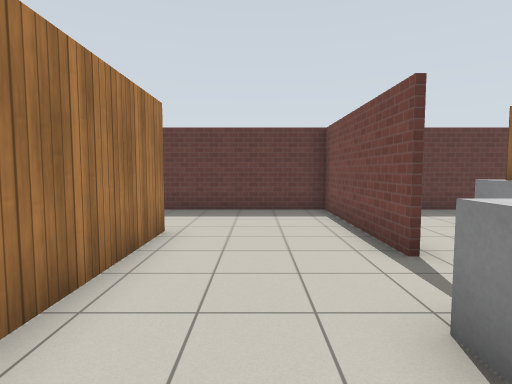
View 1 (above)

24 first-person views from a walk through a robot-simulator world made for Gazebo. The camera is 1.2 m above the floor, tilts 4° down and sees 80° across. The floor is counted in squares, 1 m on a side. Each view is taken from the middle of a square. On the plan, view 1 faces up. The plan holds only what a view shows up to about 13 squares ahead; the rest is blank. Gazebo's built-in surfaces are drawn with simple patterns.

View 2
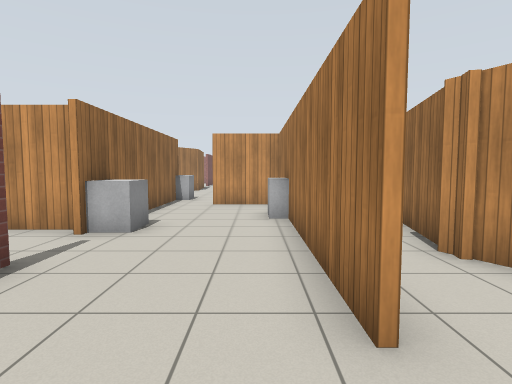

View 3
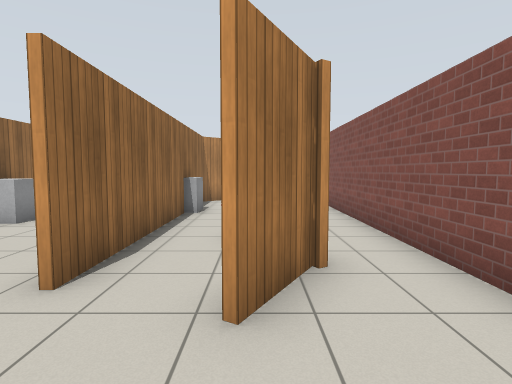

View 4
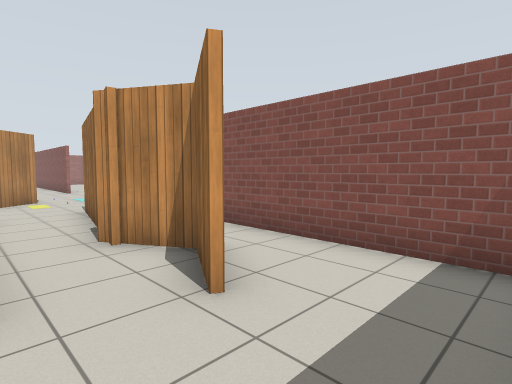

View 5
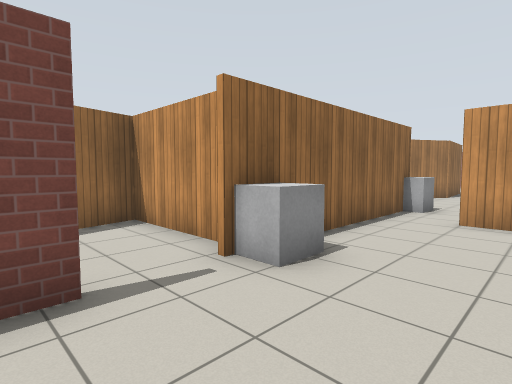

View 6
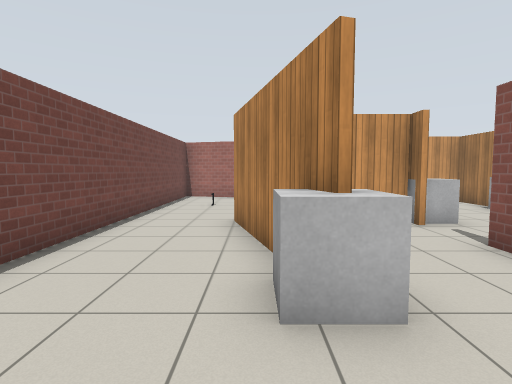

View 7
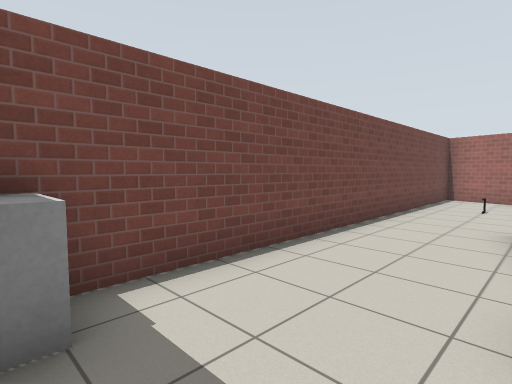

View 8
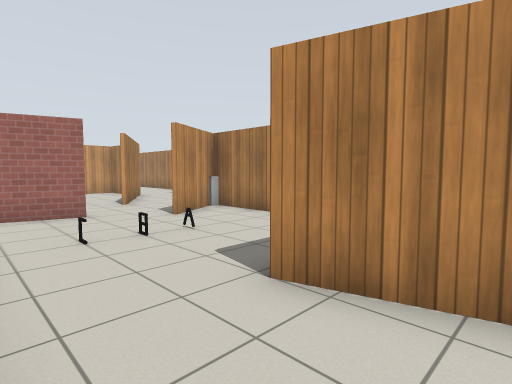

View 9
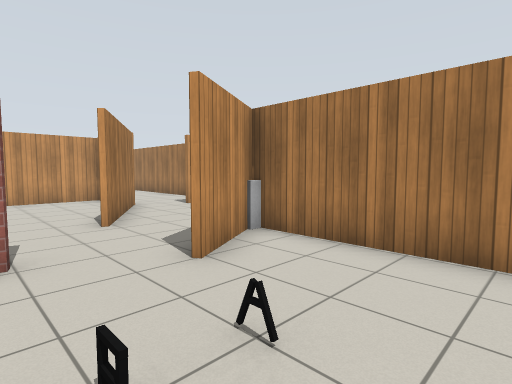

View 10
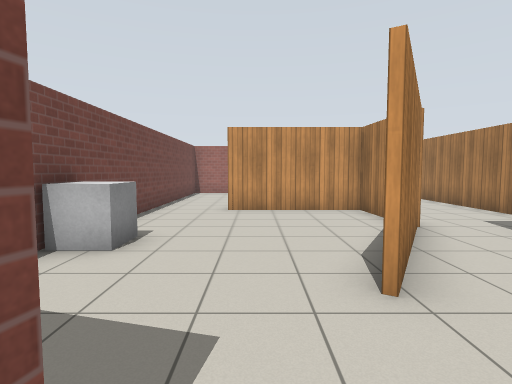

View 11
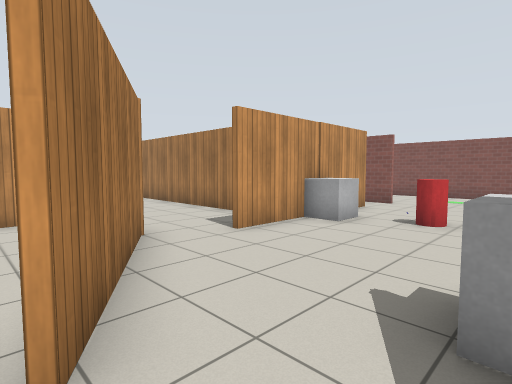

View 12
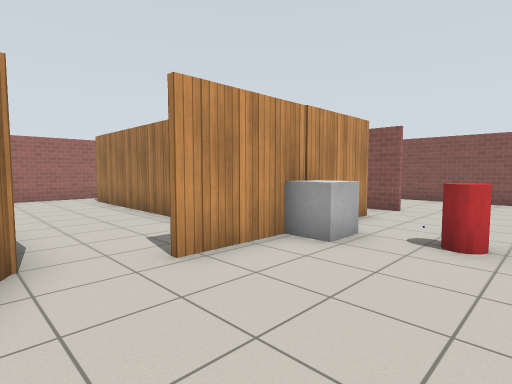

View 13
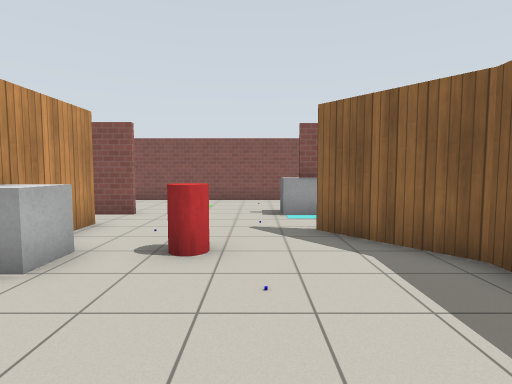

View 14
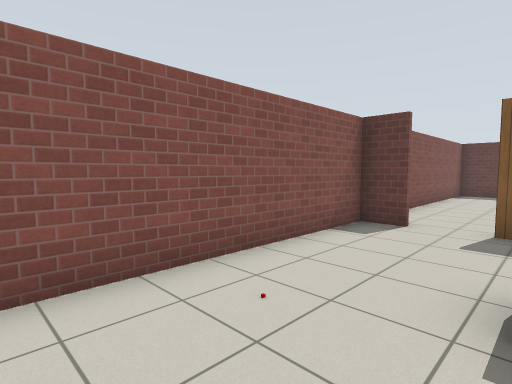

View 15
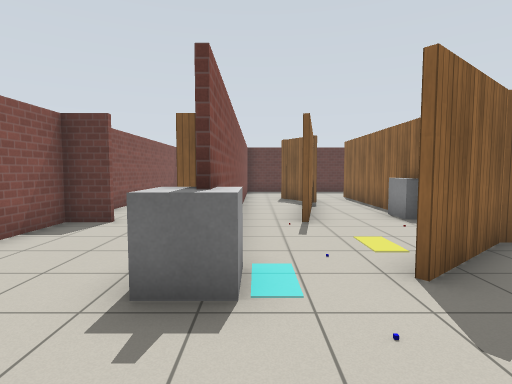

View 16
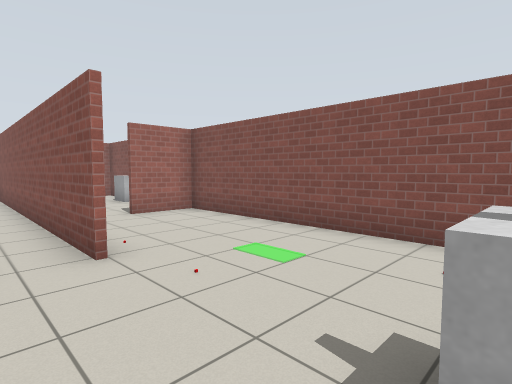

View 17
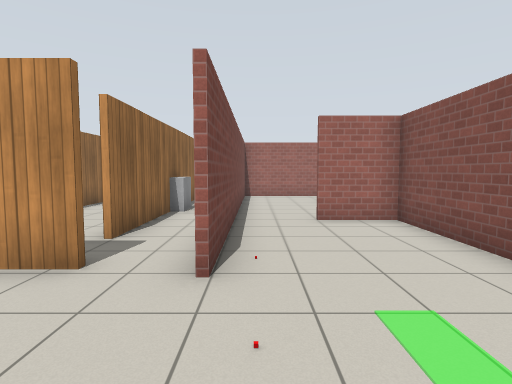

View 18
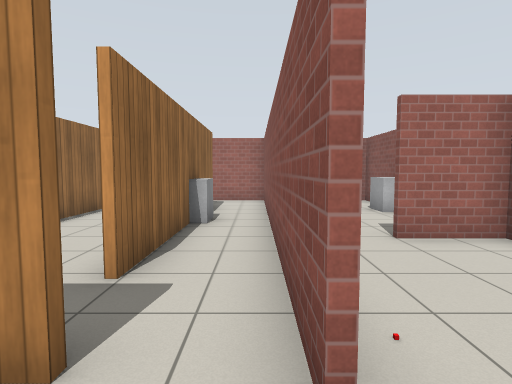

View 19
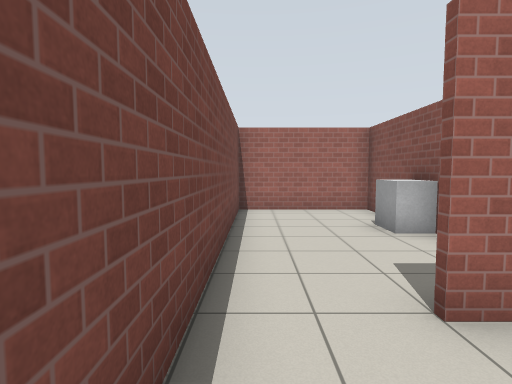

View 20
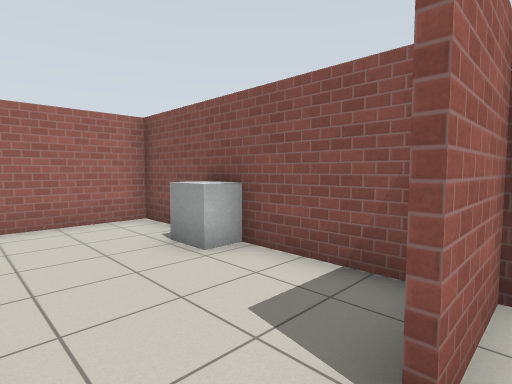

View 21
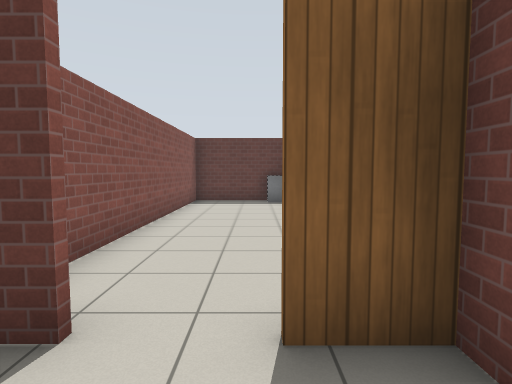

View 22
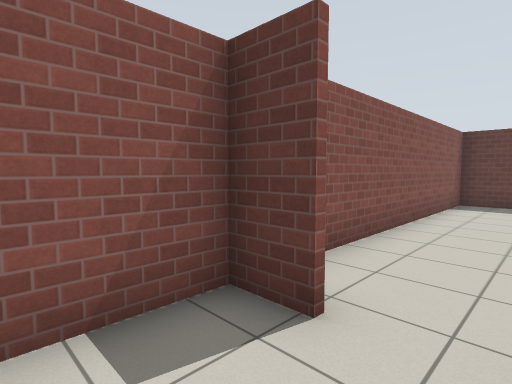

View 23
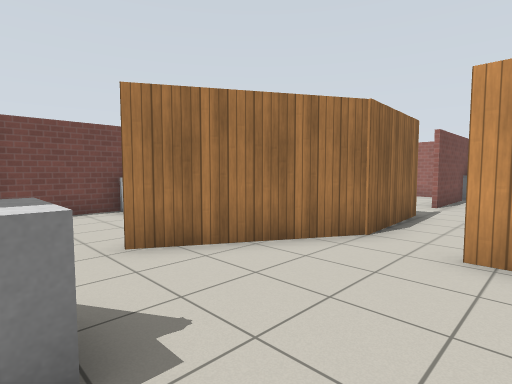

View 24
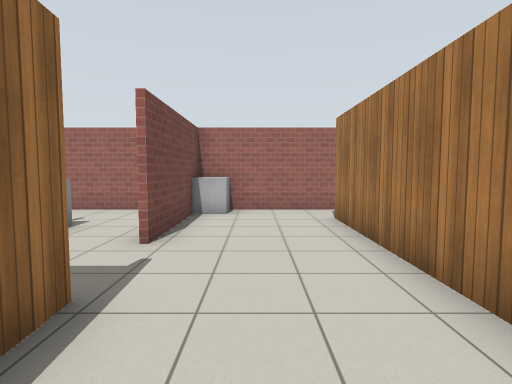

### Floor plan
Points are (right, up) in squares from view 1. A wall is a line through its corners. A room is listed if a view was taken in it or the views show most of it. See-through windows are left out.
Room 1 (views 1, 2, 3, 4, 5)
walls: (-1.8, 6.1) (-1.8, -2.8); (-4.1, 3.9) (-4.8, 5.1) (-3.9, 6.7); (2.1, 4.1) (2.1, 9.3) (-2.9, 9.3); (2.4, 4.6) (2.4, 4.1); (2.5, 1.9) (6.3, 1.9) (6, 3.2); (-2, -2.8) (0.6, -2.8); (-6.5, 8.6) (-6.5, 1.4); (2.1, -2.6) (2.1, 0.6)
ways out: opening at (3.5, 5) to room 2; opening at (-6, 1) to room 4; opening at (-3, 6) to room 4; opening at (1, -3) to room 4
objects: grey box (2, 1) to (2, 2)
Room 2 (views 6, 7, 8, 9, 10)
walls: (5.5, 5.7) (6.5, 1.7); (2.4, -0.2) (2.4, -4.5); (7.8, 9.3) (5, 9.3); (6.5, -4.6) (9.3, -5.3) (9.3, 8.4); (2.9, -4.4) (4.7, -3.4)
ways out: opening at (3.5, 5) to room 1; opening at (5.5, -3.5) to room 3
objects: black box (5, -2); black box (5, -1); grey box (5, 6) to (6, 6); black post (6, -2); other object (8, -2); grey box (9, 9)
Room 3 (view 11)
walls: (9.3, -12.4) (9.3, -5.8); (2.7, -11.6) (2.8, -13.3) (6.9, -13.3)
ways out: opening at (5.5, -3.5) to room 2; opening at (4, -5.5) to room 4; opening at (8.5, -12)
objects: grey box (8, -9) to (9, -9)
Room 4 (views 12, 13, 14, 15, 16, 17, 18, 19, 21, 22, 23, 24)
walls: (-4.3, -4.7) (-2, -2.8) (-2, 6.1); (-1.9, -3) (-4.2, -4.8); (-4.9, -9.7) (0.9, -9.7); (-1.5, -3) (-2, -3); (-6.5, -1.5) (-6.5, -1) (-7.9, -1); (2.1, -4.5) (2.1, -2.6); (-1, -11.9) (-1, -18.8); (-6.5, -12.4) (-6.5, -9.2); (-9.3, -1) (-10.4, -1) (-10.4, -13.3) (-8.5, -13.3); (-6.5, 1.4) (-6.5, -3.6); (-3.9, 3.2) (-4.8, -1.1); (2.7, -13.8) (2.5, -10.5) (4.7, -6.7); (-4.8, 5.4) (-3.9, 3.9); (-3.7, 6.6) (-4.7, 4.9); (-1.5, -20.3) (3.1, -20.3) (2.8, -15.9); (-7.5, 9.3) (-10.4, 9.3) (-10.4, 0.9)
ways out: opening at (-6, 1) to room 1; opening at (-3, 6) to room 1; opening at (1, -3) to room 1; opening at (4, -5.5) to room 3; opening at (-7.5, -13) to room 5; gap at (-5, -10) to room 6; opening at (-1, -19.5); opening at (3, -14.5)
objects: grey box (-7, -5) to (-6, -4); grey box (-7, 9) to (-7, 10); red cylinder (-3, -7) to (-2, -7); grey box (-2, -9); grey box (-2, 0); grey box (2, -20); grey box (2, -5) to (3, -5)
Room 5 (view 20)
walls: (-10.4, -14.1) (-10.4, -20.3) (-6, -20.3); (-6.5, -20.1) (-6.5, -12.4)
ways out: opening at (-7.5, -13) to room 4
objects: grey box (-11, -18) to (-10, -17)
Room 6 (no view inside)
walls: (-4.5, -14.4) (-4.5, -11.3); (-6.5, -9.3) (-6.5, -16.5)
ways out: gap at (-5, -10) to room 4; opening at (-5, -17.5) to room 7; opening at (-4, -11)
objects: grey box (-5, -16) to (-4, -15)
Room 7 (no view inside)
walls: (-4.5, -18.4) (-4.5, -16.3); (-6, -20.3) (-4.3, -20.3); (-6.5, -16.5) (-6.5, -20.4)
ways out: opening at (-5, -17.5) to room 6

Where each view was taken, in squares from view 1:
view 1: 0 up, 0 right, facing up
view 2: 8 up, 1 left, facing down
view 3: 9 up, 4 left, facing down
view 4: 9 up, 2 left, facing down-left
view 5: 5 up, 1 left, facing down-right
view 6: 9 up, 6 right, facing down
view 7: 9 up, 6 right, facing down-right
view 8: 4 up, 9 right, facing down-left
view 9: 0 up, 7 right, facing down-left
view 10: 4 down, 6 right, facing down
view 11: 5 down, 5 right, facing down-left
view 12: 6 down, 3 right, facing down-left
view 13: 6 down, 2 right, facing left
view 14: 8 down, 7 left, facing up-left
view 15: 8 down, 6 left, facing up
view 16: 5 down, 5 left, facing down-left
view 17: 6 down, 7 left, facing down
view 18: 8 down, 6 left, facing down
view 19: 11 down, 7 left, facing down
view 20: 13 down, 7 left, facing down-left
view 21: 3 down, 8 left, facing up
view 22: 3 down, 8 left, facing up-left
view 23: 5 down, 0 right, facing down-right
view 24: 11 down, 1 right, facing down
